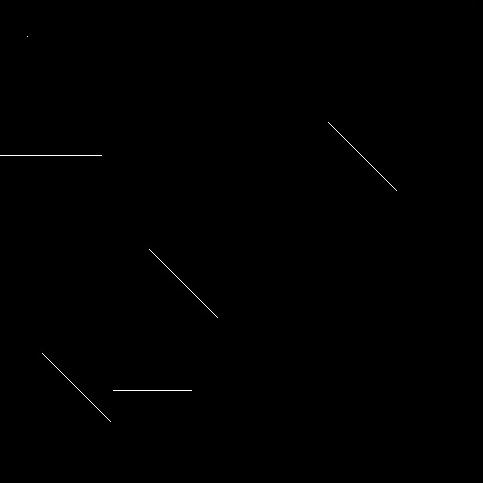
#> input picture test3.jpg, 483 x 483 px
$ python main.py
#> lines starting #> are read from the running program, lines starting #| are printed output that depends on the picture
### checklines.py


import numpy as np
import cv2

#
def case1(img,i,j,m,n):

    while (i != m and j != n):
        img[i, j] = 255
        i += 1
        j += 1
    return img

def case2(img,i,j,m,n):

    while (i != 0 and j != 0):
        img[i, j] = 255
        i -= 1
        j -= 1
    return img


# [16 lines left out: functions case3, case4, not called in this run]


def case5(img,i,j,n):
    for j in range(0,n):
        img[i,j]=255
    # img[i,:] = (0,0,0,255)
    return img

# [5 lines left out: function case6, not called in this run]

def case7(img,i,j,m,n):
# [15 lines of commented-out code are left out]
    return img


def ContLines(img):
    img[img > 240] = 255
    L = img.shape

    if len(L) == 2:


        m, n = L
        newImg = np.zeros((m + 2, n + 2))
        newImg[1:m + 1, 1:n + 1] = img
        # phaseMat= np.zeros((m + 2, n + 2))

        for i in range(1, m + 1):
            for j in range(1, n + 1):
                if (newImg[i, j] == 255):
                    if (newImg[i+1,j+1]==255 and newImg[i - 1, j - 1] == 255):
                        newImg=case1(newImg,i,j,m,n)
                        newImg = case2(newImg, i, j, m, n)


                    elif (newImg[i + 1, j - 1] == 255 and newImg[i - 1, j + 1] == 255):
                        newImg=case3(newImg,i,j,m,n)
                        newImg = case4(newImg, i, j, m, n)


                    elif (newImg[i, j-1] == 255 and newImg[i, j+1] == 255):
                        newImg = case5(newImg,i,j,n)

                    elif (newImg[i+1, j] == 255 and newImg[i-1, j] == 255):
                        newImg = case6(newImg,i,j,m)

                    else:
                        newImg = case7(newImg, i, j, m,n)
        return newImg
    if(len(L)==3):
        b,g,r=cv2.split(img)
        return cv2.merge((ContLines(b), ContLines(g), ContLines(r)))

#
#
# def PhaseMatrixCalculation(GradientX, GradientY):
#
#     D = (len(GradientX.shape) + len(GradientY.shape))/2
#     if D == 2:
#
#         return np.arctan2(GradientY, GradientX)
#
#     elif D == 3:
#
#         bgx, ggx, rgx = cv2.split(GradientX)
#         bgy, ggy, rgy = cv2.split(GradientY)
#
#         pmb = PhaseMatrixCalculation(bgx, bgy)
#         pmg = PhaseMatrixCalculation(ggx, ggy)
#         pmr = PhaseMatrixCalculation(rgx, rgy)
#
#         return cv2.merge((pmb, pmg, pmr))
#     else:
#         raise ValueError('Function receives only BGR, RGB or GrayScale images and both input matrices must be of identical shape')
#
# def ContLines(mat,img):
#     img = np.float64(img)
#     L = img.shape
#     if len(L) == 2:
#         m, n = L
#
#         newImg = np.zeros((m + 2, n + 2))
#
#
#
#         for i in range(1, m + 1):
#             for j in range(1, n + 1):
#                     if (mat[i, j] == 135):
#                         newImg[i+1,j+1]==255
#
#                     if (mat[i, j] == 45):
#                         newImg[i - 1, j - 1] == 255
#
#                     if (mat[i, j] == 225):
#                         newImg[i + 1, j - 1] == 255
#
#                     if (mat[i, j] == 315):
#                         newImg[i - 1, j + 1] == 255
#
#                     if (mat[i, j] == 180):
#                         newImg[i ,:] == 255
#
#                     if (mat[i, j] == 270):
#                         newImg[i , :] == 255
#
#                     # else:
#                     #     phaseMat[i, j] = 0
#
#         return np.uint8(newImg)
#     elif(len(L)==3):
#         b,g,r=cv2.split(img)
#         return cv2.merge((ContLines(mat,b), ContLines(mat,g), ContLines(mat,r)))
#
#     else:
#         return None
#
# def Case1(img, i, j):
#     L = img.shape
#     if (i,j== L):
#         return img
#
#     img[i, j] = 255
#     Case1(img, i+1, j+1)
#
#     else:
#
#
# def Case2(img, i, j):
#     L = img.shape
#     if (i,j==L):
#         return img
#     elif (i,j==0,0):
#         return img
#
#     img[i, j] = 255
#     Case1(img, i + 1, j + 1)
#
#     else:
#         return img

#
#
# def contLines(mat,img):
#     print mat
#     flag=1
#     flag2=1
#     D = mat.shape
#     L=img.shape
#     if len(D) == 2 and len(L)==2:
#         m,n = D
#         newMat = np.zeros((m+2,n+2))
#         newMat[1:m+1, 1:n+1] = mat
#         newImg=np.zeros((m+2,n+2))
#         newImg[1:m+1,1:n+1]=img
#         for i in range(1, m + 1):
#             for j in range(1, n + 1):
#
#                 if(newMat[i,j]==45):
#                     if flag:
#                         recContLines(newMat,newImg,i,j)
#                         flag=0
#
#                 # if(newMat[i,j]==-135):
#                 #     if flag2:
#                 #         recContLines(newMat, newImg, i, j)
#                 #         flag2=0
#                 #     if(img[i,j]==255):
#                 #         k=i
#                 #         r=j
#                 #         while(k!=0 and r!=n):
#                 #
#                 #             newImg[k,r]=0
#                 #             k-=1
#                 #             r+=1
#
#
#
#         return np.uint8(newImg)
#
#     elif len(D) == 3 and len(L)==3:
#
#         b, g, r = cv2.split(mat)
#         bb,gg,rr=cv2.split(img)
#         return cv2.merge((contLines(b, bb), contLines(g, gg), contLines(r, rr)))
#
#
#     else:
#         return None

### main.py
# [9 lines of commented-out code are left out]


import cv2
from matplotlib import pyplot as plt
import checklines as cl
import numpy as np
from matplotlib import pyplot as plt


img = cv2.imread('test3.jpg')
#> img is the input picture: shape (483, 483, 3); min 0, max 255, mean 0.5

newImg = np.float64(img)
res=cl.ContLines(newImg)
#> after the loop in ContLines (call 2), `for i in range(1, m + 1):`:
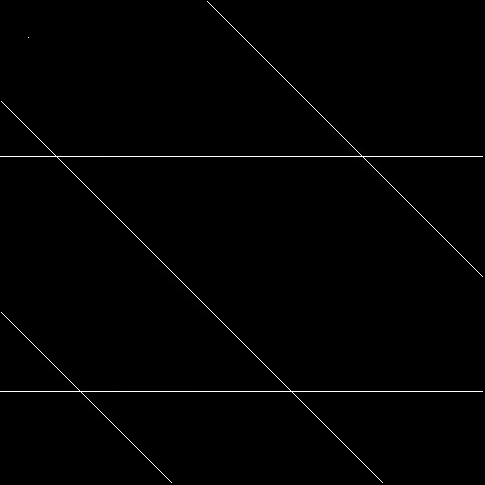
#> newImg: shape (485, 485) float64; min 0, max 255, mean 2
res=np.uint8(res)

img2 = cv2.imread('testt.jpg')
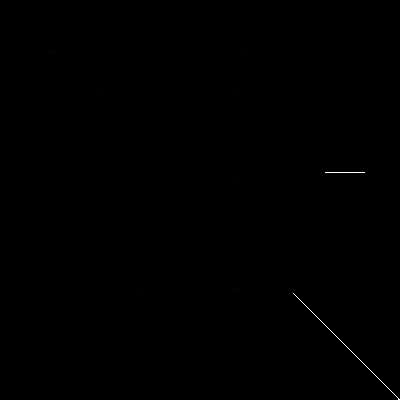
#> input picture testt.jpg, 400 x 400 px
#> img2 is the input picture: shape (400, 400, 3); min 0, max 255, mean 0.2
newImg2 = np.float64(img2)
res2=cl.ContLines(newImg2)
#> after the loop in ContLines (call 6), `for i in range(1, m + 1):`:
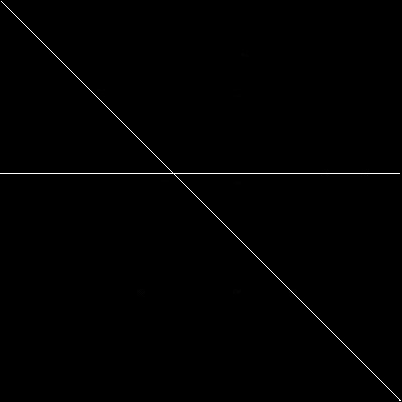
#> newImg: shape (402, 402) float64; min 0, max 255, mean 1.3
res2=np.uint8(res2)


plt.figure()

plt.subplot(121)
plt.title("Original Img")
plt.axis("off")
plt.imshow(img[:, :, ::-1])

plt.subplot(122)
plt.title("Continuous Lines Image")
plt.axis("off")
plt.imshow(res[:, :, ::-1])

plt.show()
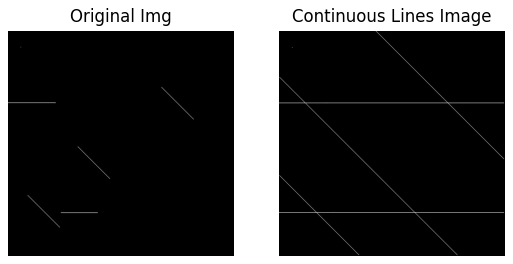
#> figure drawn by matplotlib, 2 panels


plt.figure()

plt.subplot(121)
plt.title("Original Img")
plt.axis("off")
plt.imshow(img2[:, :, ::-1])

plt.subplot(122)
plt.title("Continuous Lines Image")
plt.axis("off")
plt.imshow(res2[:, :, ::-1])

plt.show()
